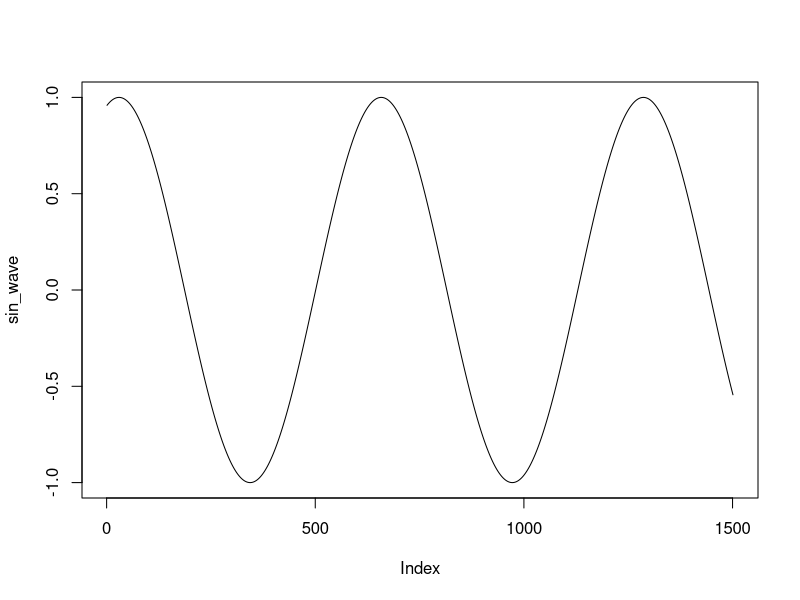

Source code (R):
## ---- chunk 1
knitr::opts_chunk$set(echo = TRUE)
## ---- chunk 2
(n <- 10:49)
length(n)
 n+1
(m <- 10:1)
(subtracted <- n - m)
## ---- chunk 3
x_range <- seq(-5, 10, .01)
sin_wave <- sin(x_range)
plot(sin_wave, type = "l")
## ---- chunk 4
first_nums <- 40:50
next_nums<- seq(51,60)
combined <- c(first_nums, next_nums)
combined[7]
combined[5:8]
combined[-4:-18]
last3 <- length(combined)-2
combined[c(1:3, last3:length(combined))]
## ---- chunk 5
die_roll <- function(){
  sample(1:6, 1, replace = T)
}
die_roll()
## ---- chunk 6
die_2roll_sum <- function(){
  roll1 <- die_roll()
  roll2 <- die_roll()
  return(roll1 + roll2)
}
die_2roll_sum()
## ---- chunk 7
# Your one-roll function goes here
name_dice <- function(name1, name2){
  roll1 <- die_roll()
  roll2 <- die_roll()
  if (roll1 == roll2){
    print(paste(name1,": ", roll1, name2,": ", roll2, "REROLL"))
    roll1 <- die_roll()
    roll2 <- die_roll()
  }
  if (roll1 == roll2){
    print(paste(name1,": ", roll1, name2,": ", roll2))
    return("tie")
  }
  else if (roll1 > roll2){
    print(paste(name1,": ", roll1, name2,": ", roll2))
    return(paste(name1, "won"))
  }
  else{
    print(paste(name1,": ", roll1, name2,": ", roll2))
    return(paste(name2, "won"))
  }
}
name_dice("Joe", "John")
## ---- chunk 8
die_roll <- function(){
  sample(1:6, 15, replace = T)
}
name_dice <- function(name1, name2){
  roll1 <- die_roll()
  roll2 <- die_roll()
  w1 <- sum(roll1>roll2)
  w2 <- sum(roll2>roll1)
  tie <- sum(roll1 == roll2)
  print(paste(name1, "won", w1, "times.", name2, "won", w2, "times. Tied ", tie, "times"))
        
  if (w1 == w2){
    return("tie")
  }
  else if (w1 > w2){
    return(paste(name1, "won"))
  }
  else{
    return(paste(name2, "won"))
  }
}
name_dice("Joe", "John")

## ---- chunk 9
# Your "cheating" function goes here
die_roll_cheat <- function(){
  sample(1:6, 10, T, c(1, 2, 4, 8, 16, 32))
}
die_roll <- function(){
  sample(1:6, 10, T)
}
name_dice <- function(name1, name2){
  roll1 <- die_roll_cheat()
  roll2 <- die_roll()
  w1 <- sum(roll1>roll2)
  w2 <- sum(roll2>roll1)
  tie <- sum(roll1 == roll2)
  print(paste(name1, "won", w1, "times.", name2, "won", w2, "times. Tied up", tie, "times"))
        
  if (w1 == w2){
    return("tie")
  }
  else if (w1 > w2){
    return(paste(name1, "won"))
  }
  else{
    return(paste(name2, "won"))
  }
}
name_dice("Bob", "Patrick")
